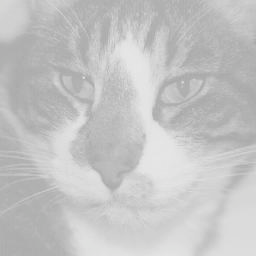
#> input picture tutorial/images/cat.png, 256 x 256 px
$ jupyter execute 0.3-tutorial.ipynb
#> lines starting #> are read from the running program, lines starting #| are printed output that depends on the picture
[cell 1]
import numpy as np
import cv2 as cv

from matplotlib import pyplot as plt

[cell 2]
img = cv.imread('./images/cat.png', 0)
#> img: shape (256, 256); min 165, max 234, mean 195.4

[cell 3]
plt.imshow(img, cmap='gray', vmin=0, vmax=255)
plt.show()

[cell 4]
hist, bins = np.histogram(img.flatten(), 256, [0,256])
#> hist = 256 values, max 4183 at index 176, min 0 at index 0, mean 256; bins = 257 values from 0 to 256

[cell 5]
cumsum = hist.cumsum()
#> cumsum = 256 values from 0 to 65536
cumsum_normalized = cumsum / cumsum[-1]
#> cumsum_normalized = 256 values from 0 to 1

[cell 6]
transf = (cumsum * 255) / (cumsum.max() - cumsum.min())
#> transf = 256 values from 0 to 255
transf = transf.astype('uint8')

equ1 = transf[img]
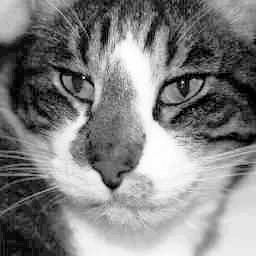
#> equ1: shape (256, 256); min 0, max 255, mean 129.9
plt.imshow(equ1, cmap='gray')
plt.show()

[cell 7]
equ2 = cv.equalizeHist(img)
plt.imshow(equ2, cmap='gray')
plt.show()
